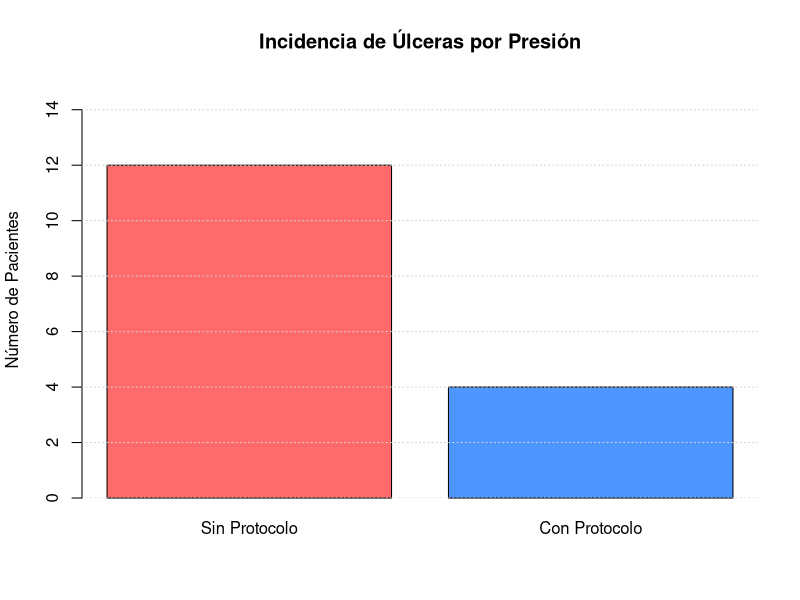

Here is the R script that generated this plot:
# ==========================================================
# ANÁLISIS SOBRE LA PRUEBA DE HIPÓTESIS DE INVESTIGACIÓN
# UTILIZANDO MÉTODOS ESTADÍSTICOS APROPIADOS
# ==========================================================
# Efectividad de un protocolo de enfermería en la prevención
# de úlceras por presión en pacientes hospitalizados
# ==========================================================

# ==============================
# DATOS
# ==============================

datos <- matrix(c(12, 38,
                  4, 46),
                nrow = 2,
                byrow = TRUE)

rownames(datos) <- c("Sin Protocolo", "Con Protocolo")
colnames(datos) <- c("Presentó Úlcera", "No Presentó Úlcera")

resultado <- chisq.test(datos)

riesgo_sin <- 12 / 50
riesgo_con <- 4 / 50
riesgo_relativo <- riesgo_con / riesgo_sin

# ==============================
# GRÁFICA BONITA
# ==============================

png("grafico_ulceras.png", width=800, height=600)

barplot(datos[,1],
        beside = TRUE,
        names.arg = c("Sin Protocolo", "Con Protocolo"),
        main = "Incidencia de Úlceras por Presión",
        ylab = "Número de Pacientes",
        col = c("#FF6B6B", "#4D96FF"),
        border = "black",
        ylim = c(0,15))

grid(nx = NA, ny = NULL)

dev.off()

# ==============================
# HTML COMPLETO ORDENADO
# ==============================

html <- paste0('
<!DOCTYPE html>
<html>
<head>
<title>Prevención de Úlceras por Presión</title>
<style>
body { font-family: Arial; margin: 60px; line-height: 1.9; }
h1 { text-align: center; }
h2 { text-align: center; font-weight: normal; color: gray; }
h3 { color: #1B3C73; margin-top: 30px; }
table { border-collapse: collapse; width: 85%; margin: auto; }
th, td { border: 1px solid black; padding: 10px; text-align: center; }
th { background-color: #EAEAEA; }
p { text-align: justify; }
.center { text-align: center; }
</style>
</head>
<body>

<h1>ANÁLISIS SOBRE LA PRUEBA DE HIPÓTESIS DE INVESTIGACIÓN UTILIZANDO MÉTODOS ESTADÍSTICOS APROPIADOS</h1>
<h2>Efectividad de un protocolo de enfermería en la prevención de úlceras por presión</h2>

<p class="center"><b>Estudiantes:</b></p>
<p class="center">Huayta Quispe Nadia</p>
<p class="center">Huaraca Santos Ashlyn</p>
<p class="center">Sanchez Campos Luis Danilo</p>

<hr>

<h3>1. Introducción</h3>

<p>Las úlceras por presión constituyen una complicación frecuente en pacientes hospitalizados con movilidad limitada. 
Desde el ámbito de la enfermería, la prevención es una responsabilidad fundamental, ya que impacta directamente en la seguridad del paciente, la calidad del cuidado y la reducción de complicaciones clínicas. 
El presente estudio tiene como finalidad evaluar si la aplicación de un protocolo sistemático de cambios posturales reduce la incidencia de úlceras por presión en comparación con pacientes que no reciben dicha intervención.</p>

<h3>2. Planteamiento de Hipótesis</h3>

<p><b>Hipótesis Nula (H₀):</b> No existe relación significativa entre la aplicación del protocolo de cambios posturales y la aparición de úlceras por presión.</p>

<p><b>Hipótesis Alternativa (H₁):</b> Existe relación significativa entre la aplicación del protocolo de cambios posturales y la aparición de úlceras por presión.</p>

<h3>3. Datos Observados</h3>

<table>
<tr><th>Grupo</th><th>Presentó Úlcera</th><th>No Presentó Úlcera</th></tr>
<tr><td>Sin Protocolo</td><td>12</td><td>38</td></tr>
<tr><td>Con Protocolo</td><td>4</td><td>46</td></tr>
</table>

<p>Se evaluaron 100 pacientes hospitalizados, distribuidos en dos grupos de 50 pacientes cada uno.</p>

<h3>4. Resultados Estadísticos</h3>

<table>
<tr><th>Estadístico Chi-cuadrado</th><td>', round(resultado$statistic,3), '</td></tr>
<tr><th>Grados de libertad</th><td>', resultado$parameter, '</td></tr>
<tr><th>Valor p</th><td>', round(resultado$p.value,5), '</td></tr>
<tr><th>Riesgo Relativo</th><td>', round(riesgo_relativo,3), '</td></tr>
</table>

<h3>5. Explicación Detallada de los Resultados</h3>

<p>El estadístico Chi-cuadrado compara las frecuencias observadas con las frecuencias esperadas bajo la hipótesis nula. 
El valor obtenido fue ', round(resultado$statistic,3), ' con 1 grado de libertad. 
El valor p fue ', round(resultado$p.value,5), '. 
Dado que es ligeramente mayor a 0.05, no se rechaza la hipótesis nula al 95% de confianza. 
Sin embargo, el resultado se encuentra muy cercano al nivel de significancia, lo que indica una tendencia estadística.</p>

<p>El riesgo relativo fue ', round(riesgo_relativo,3), ', lo que significa que el grupo con protocolo presenta aproximadamente un 33% del riesgo de desarrollar úlceras en comparación con el grupo sin intervención, representando una reducción aproximada del 67% del riesgo.</p>

<h3>6. Gráfica</h3>

<p class="center"><img src="grafico_ulceras.png" width="700"></p>

<h3>7. Interpretación de la Gráfica</h3>

<p>En la gráfica se observa claramente que el grupo sin protocolo presenta mayor número de casos de úlceras (12 pacientes), mientras que el grupo con protocolo muestra únicamente 4 casos. 
La diferencia visual evidencia una reducción considerable asociada a la intervención de enfermería.</p>

<h3>8. Interpretación General</h3>

<p>De manera integral, los resultados sugieren que la implementación del protocolo de cambios posturales contribuye a disminuir la incidencia de úlceras por presión. 
Aunque estadísticamente no se alcanzó significancia estricta al nivel del 5%, la reducción observada y el riesgo relativo indican relevancia clínica importante en la práctica de enfermería.</p>

<h3>9. Conclusión General</h3>

<p>Se concluye que el protocolo de cambios posturales muestra un efecto protector frente a la aparición de úlceras por presión en pacientes hospitalizados. 
La evidencia respalda la importancia de su aplicación sistemática como estrategia preventiva dentro del cuidado hospitalario, contribuyendo a mejorar la calidad de atención y la seguridad del paciente.</p>

</body>
</html>
')

writeLines(html, "LRPD2_Analisis_Hipotesis.html")
browseURL("LRPD2_Analisis_Hipotesis.html")